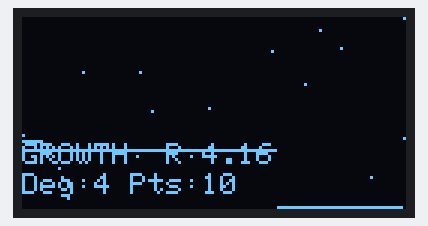
The sketch below on a simulated Arduino Uno, built for the host (arithmetic inside an expression is 32-bit, double 64-bit). Shown: 128×64 one-colour display. Random numbers use the default seed unless the sketch sets one; what the sketch prints to the serial monitor is not drawn.

Above: at 4.7 s.
At 5.3 s:
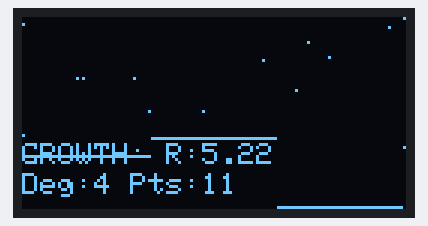
At 8.4 s:
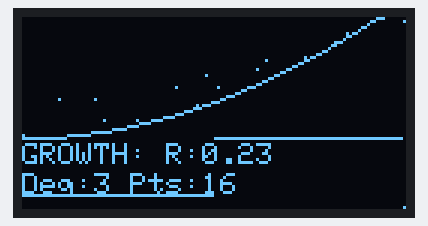
At 10.2 s:
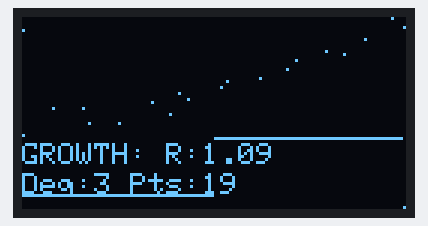
At 10.9 s:
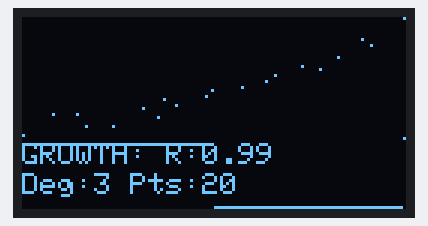
At 11.6 s:
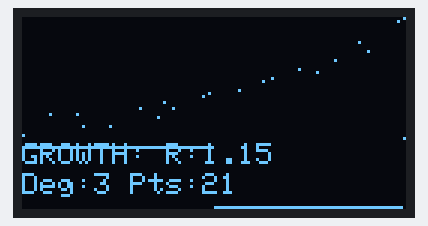

Measured:
- what the display in image 0 shows lasts 0.7 s, from 4.6 s to 5.3 s
- what the display in image 1 shows lasts 0.6 s, from 5.3 s to 5.9 s

The sketch:

exp2_vis_4.ino
```cpp
#include <Arduino.h>
#include <Adafruit_GFX.h>
#include <Adafruit_SSD1306.h>
#include <vector>
#include <numeric>
#include <cmath>
#include <random>

#define SCREEN_WIDTH 128
#define SCREEN_HEIGHT 64
#define SCREEN_ADDRESS 0x3C

constexpr uint8_t OLED_DC = 16;
constexpr uint8_t OLED_CS = 5;
constexpr uint8_t OLED_RESET = 17;
constexpr uint32_t OLED_BITRATE = 80000000;

class AdvancedPolynomialFitter {
private:
    const int MAX_ITERATIONS = 200;
    const float LEARNING_RATE = 0.001;
    const float CONVERGENCE_THRESHOLD = 1e-6;

    const float L1_LAMBDA = 0.001;
    const float L2_LAMBDA = 0.001;

    enum RegularizationType {
        NONE,
        L1_LASSO,
        L2_RIDGE,
        ELASTIC_NET
    };

    enum LossFunctionType {
        MEAN_SQUARED_ERROR,
        MEAN_ABSOLUTE_ERROR,
        HUBER_LOSS
    };

    float calculateMSE(const std::vector<float>& coeffs,
                       const std::vector<float>& x,
                       const std::vector<float>& y) {
        float totalError = 0.0;
        for (size_t i = 0; i < x.size(); ++i) {
            float prediction = 0.0;
            for (size_t j = 0; j < coeffs.size(); ++j) {
                prediction += coeffs[j] * pow(x[i], j);
            }
            totalError += pow(prediction - y[i], 2);
        }
        return totalError / x.size();
    }

    std::vector<float> gradientDescentFit(
        const std::vector<float>& x,
        const std::vector<float>& y,
        int degree,
        RegularizationType regType = L2_RIDGE,
        LossFunctionType lossType = MEAN_SQUARED_ERROR
    ) {
        std::vector<float> coeffs(degree + 1, 0.0);
        float dynamicLearningRate = LEARNING_RATE;
        float prevMSE = calculateMSE(coeffs, x, y);

        for (int iteration = 0; iteration < MAX_ITERATIONS; ++iteration) {
            std::vector<float> gradients(coeffs.size(), 0.0);

            for (size_t j = 0; j < coeffs.size(); ++j) {
                for (size_t i = 0; i < x.size(); ++i) {
                    float prediction = 0.0;
                    for (size_t k = 0; k < coeffs.size(); ++k) {
                        prediction += coeffs[k] * pow(x[i], k);
                    }

                    float error = prediction - y[i];
                    float gradient = 2 * error * pow(x[i], j);

                    switch (regType) {
                        case L1_LASSO:
                            gradient += L1_LAMBDA * (coeffs[j] > 0 ? 1 : -1);
                            break;
                        case L2_RIDGE:
                            gradient += 2 * L2_LAMBDA * coeffs[j];
                            break;
                        case ELASTIC_NET:
                            gradient += L1_LAMBDA * (coeffs[j] > 0 ? 1 : -1) +
                                        2 * L2_LAMBDA * coeffs[j];
                            break;
                        default:
                            break;
                    }

                    gradients[j] += gradient;
                }
                gradients[j] /= x.size();
            }

            for (size_t j = 0; j < coeffs.size(); ++j) {
                coeffs[j] -= dynamicLearningRate * gradients[j];
            }

            float currentMSE = calculateMSE(coeffs, x, y);
            if (currentMSE > prevMSE) {
                dynamicLearningRate *= 0.5;
            } else if (currentMSE < prevMSE) {
                dynamicLearningRate *= 1.1;
            }

            if (abs(currentMSE - prevMSE) < CONVERGENCE_THRESHOLD) {
                break;
            }
            prevMSE = currentMSE;
        }

        return coeffs;
    }

    std::vector<float> simulatedAnnealingFit(
        const std::vector<float>& x,
        const std::vector<float>& y,
        int degree
    ) {
        std::vector<float> bestCoeffs(degree + 1, 0.0);
        float bestError = std::numeric_limits<float>::max();

        float temperature = 1000.0;
        float coolingRate = 0.003;

        std::mt19937 rng(std::random_device{}());
        std::uniform_real_distribution<float> dist(-0.5, 0.5);

        while (temperature > 1.0) {
            std::vector<float> currentCoeffs = bestCoeffs;
            for (auto& coeff : currentCoeffs) {
                coeff += dist(rng) * temperature * 0.1;
            }

            float currentError = calculateMSE(currentCoeffs, x, y);

            float deltaCost = currentError - bestError;
            float acceptanceProbability = exp(-deltaCost / temperature);

            if (deltaCost < 0 || dist(rng) < acceptanceProbability) {
                bestCoeffs = currentCoeffs;
                bestError = currentError;
            }

            temperature *= 1 - coolingRate;
        }

        return bestCoeffs;
    }

public:
    enum OptimizationMethod {
        GRADIENT_DESCENT,
        LEVENBERG_MARQUARDT,
        NELDER_MEAD,
        SIMULATED_ANNEALING
    };

    std::vector<float> fitPolynomial(
        const std::vector<float>& x,
        const std::vector<float>& y,
        int degree,
        OptimizationMethod method = GRADIENT_DESCENT
    ) {
        switch (method) {
            case GRADIENT_DESCENT:
                return gradientDescentFit(x, y, degree);
            case SIMULATED_ANNEALING:
                return simulatedAnnealingFit(x, y, degree);
            default:
                return gradientDescentFit(x, y, degree);
        }
    }

    float evaluatePolynomial(
        const std::vector<float>& coeffs,
        float x,
        float& errorBound
    ) {
        float result = 0.0;
        errorBound = 0.0;

        for (size_t i = 0; i < coeffs.size(); ++i) {
            result += coeffs[i] * pow(x, i);
            errorBound += abs(coeffs[i]) * pow(x, i);
        }

        return result;
    }
};

class AdvancedOLEDVisualizer {
private:
    Adafruit_SSD1306 display;

    float mapFloat(float x, float in_min, float in_max, float out_min, float out_max) {
        return (x - in_min) * (out_max - out_min) / (in_max - in_min) + out_min;
    }

    std::vector<float> computeDerivative(const std::vector<float>& coeffs) {
        std::vector<float> derivative(coeffs.size() - 1, 0.0);
        for (size_t i = 1; i < coeffs.size(); ++i) {
            derivative[i-1] = i * coeffs[i];
        }
        return derivative;
    }

public:
    AdvancedOLEDVisualizer() : display(SCREEN_WIDTH, SCREEN_HEIGHT, &SPI, OLED_DC, OLED_RESET, OLED_CS, OLED_BITRATE) {}

    void begin() {
        Wire.begin();
        if(!display.begin(SSD1306_SWITCHCAPVCC, SCREEN_ADDRESS)) {
            Serial.println(F("SSD1306 allocation failed"));
            for(;;);
        }
        display.clearDisplay();
        display.setTextSize(1);
        display.setTextColor(SSD1306_WHITE);
    }


    void visualizeGrowthAnalysis(
        const std::vector<float>& xData,
        const std::vector<float>& yData,
        const std::vector<float>& coeffs,
        bool growthDetected,
        float growthRate
    ) {
        display.clearDisplay();

        float xMin = *std::min_element(xData.begin(), xData.end());
        float xMax = *std::max_element(xData.begin(), xData.end());
        float yMin = *std::min_element(yData.begin(), yData.end());
        float yMax = *std::max_element(yData.begin(), yData.end());

        std::vector<float> derivative = computeDerivative(coeffs);

        int dataPlotHeight = 40;
        int bottomInfoHeight = 24;

        for (size_t i = 0; i < xData.size(); ++i) {
            int x = mapFloat(xData[i], xMin, xMax, 0, SCREEN_WIDTH-1);
            int y = mapFloat(yData[i], yMin, yMax, dataPlotHeight-1, 0);
            display.drawPixel(x, y, SSD1306_WHITE);
        }

        for (int x = 0; x < SCREEN_WIDTH; ++x) {
            float dataX = mapFloat(x, 0, SCREEN_WIDTH-1, xMin, xMax);

            float yFitted = 0.0;
            for (size_t j = 0; j < coeffs.size(); ++j) {
                yFitted += coeffs[j] * pow(dataX, j);
            }

            int y = mapFloat(yFitted, yMin, yMax, dataPlotHeight-1, 0);
            Serial.println(yFitted);
            display.drawPixel(x, y, SSD1306_WHITE);
        }

        float derivMin = *std::min_element(derivative.begin(), derivative.end());
        float derivMax = *std::max_element(derivative.begin(), derivative.end());

        for (int x = 0; x < SCREEN_WIDTH; ++x) {
            size_t derivIndex = mapFloat(x, 0, SCREEN_WIDTH-1, 0, derivative.size()-1);

            float derivValue = derivative[derivIndex];

            int y = mapFloat(derivValue, derivMin, derivMax,
                             SCREEN_HEIGHT-1, dataPlotHeight);

            if (growthDetected && derivValue > 0) {
                display.drawPixel(x, y, SSD1306_WHITE);
            } else {
                display.drawPixel(x, y, SSD1306_WHITE);
            }
        }

        display.setCursor(0, dataPlotHeight + 2);
        display.print(growthDetected ? "GROWTH:" : "NO GROWTH");
        display.print(" R:");
        display.print(growthRate, 2);

        display.setCursor(0, dataPlotHeight + 12);
        display.print("Deg:");
        display.print(coeffs.size()-1);
        display.print(" Pts:");
        display.print(xData.size());

        display.display();
    }

    void displayErrorState(const char* errorMsg) {
        display.clearDisplay();
        display.setCursor(0,0);
        display.println("ERROR:");
        display.println(errorMsg);
        display.display();
    }
};

class ExponentialGrowthDetector {
private:
    AdvancedPolynomialFitter polynomialFitter;
    std::vector<float> timestamps;
    std::vector<float> values;
    AdvancedOLEDVisualizer oledViz;

public:
    void begin() {
        oledViz.begin();
    }

    void addDataPoint(float timestamp, float value) {
        timestamps.push_back(timestamp);
        values.push_back(value);

        if (timestamps.size() > 100) {
            timestamps.erase(timestamps.begin());
            values.erase(values.begin());
        }
    }

    float computeGrowthRate(const std::vector<float>& coeffs,
                              const std::vector<float>& xData) {
        if (xData.empty()) return 0.0;

        float lastX = xData.back();
        float lastValue = 0.0;
        float nextValue = 0.0;

        for (size_t j = 0; j < coeffs.size(); ++j) {
            lastValue += coeffs[j] * pow(lastX, j);
            nextValue += coeffs[j] * pow(lastX + 1, j);
        }

        return (nextValue - lastValue) / lastValue;
    }

    bool detectExponentialGrowth() {
        if (timestamps.size() < 10) return false;

//        std::vector<int> degrees = {2, 3, 4, 5, 6, 7};
        std::vector<int> degrees = {2, 3, 4};

        float bestGrowthRate = 0.0;
        bool growthDetected = false;
        std::vector<float> bestCoeffs;
        std::vector<AdvancedPolynomialFitter::OptimizationMethod> methods = {
            AdvancedPolynomialFitter::GRADIENT_DESCENT,
        };

        for (int degree : degrees) {
            for (auto method : methods) {
                std::vector<float> coeffs = polynomialFitter.fitPolynomial(
                    timestamps, values, degree, method
                );

                float errorBound;
                float prediction = polynomialFitter.evaluatePolynomial(
                    coeffs, timestamps.back(), errorBound
                );

                float growthRate = computeGrowthRate(coeffs, timestamps);

                if (growthRate > 0.2 && growthRate < 10.0) {
                    growthDetected = true;
                    if (growthRate > bestGrowthRate) {
                        bestGrowthRate = growthRate;
                        bestCoeffs = coeffs;
                    }
                }
            }
        }

        oledViz.visualizeGrowthAnalysis(
            timestamps, values, bestCoeffs,
            growthDetected, bestGrowthRate
        );
        return growthDetected;
    }
};

ExponentialGrowthDetector growthDetector;

void setup() {
    Serial.begin(115200);
    growthDetector.begin();
}

void loop() {
    static float time = 0;

    float value = 10 * exp(0.2 * time) + static_cast<float>(random(-80, 80)) / 10.0;

    growthDetector.addDataPoint(time, value);

    growthDetector.detectExponentialGrowth();

    time += static_cast<float>(random(0, 10)) / 10.0;
    delay(500);
}
```
